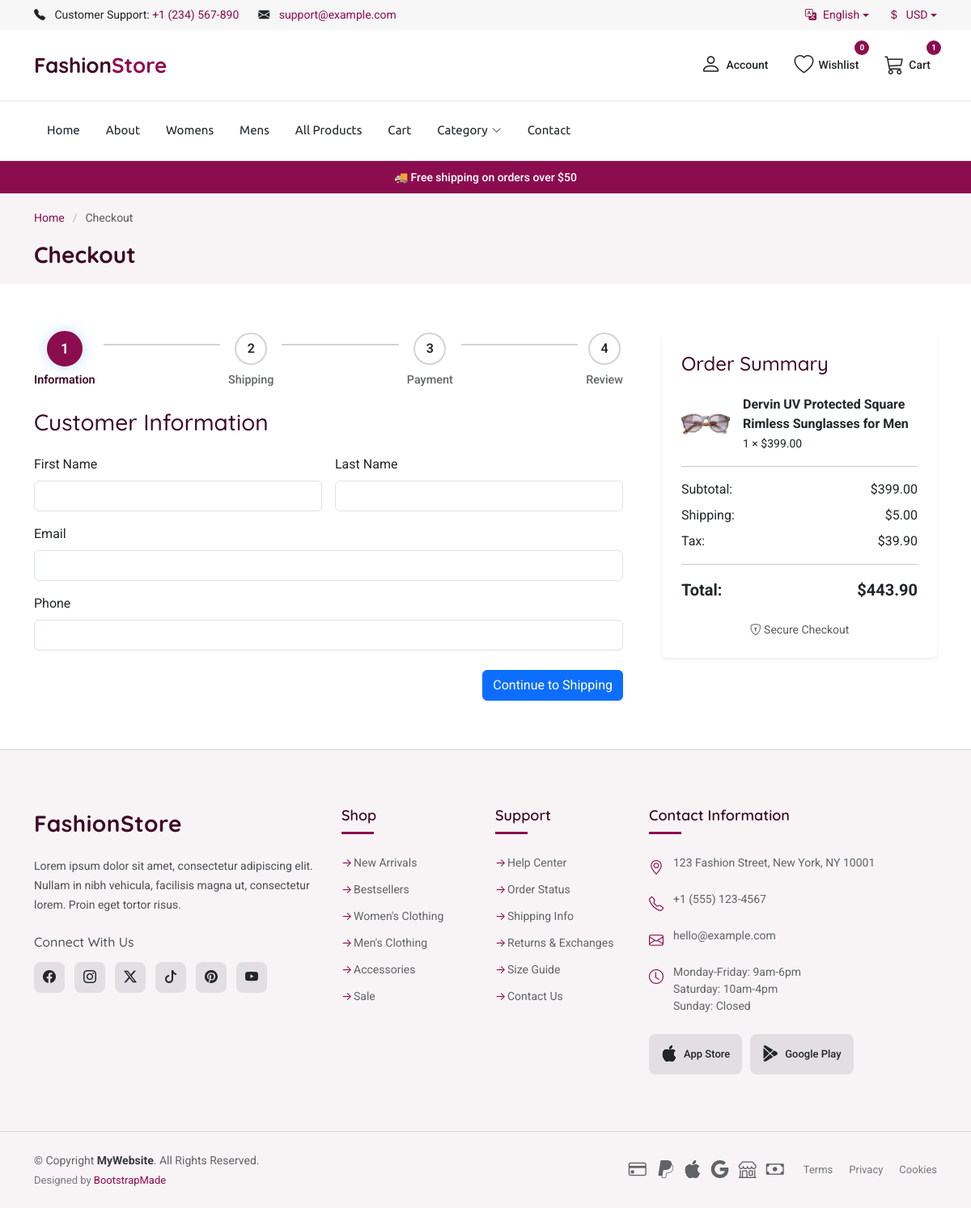
The app's page /checkout/ (signed in) with its own data.
### FashionApp/models.py (models this page shows, shortened)
class OrderItem(models.Model):
    order = models.ForeignKey(Order, on_delete=models.CASCADE, related_name='items')
    product = models.ForeignKey('Product', on_delete=models.CASCADE)
    quantity = models.PositiveIntegerField()
    price = models.DecimalField(max_digits=10, decimal_places=2)
    coupon = models.ForeignKey('Coupon', on_delete=models.SET_NULL, null=True, blank=True)
    discount_amount = models.DecimalField(max_digits=10, decimal_places=2, default=0)

class Product(models.Model):
    category = models.ForeignKey(
        'Category',
        on_delete=models.CASCADE,
        related_name='products'
    )
    sizes = models.CharField(max_length=50, blank=True)
    name = models.CharField(max_length=255)
    brand = models.ForeignKey(Brand, related_name='products', on_delete=models.SET_NULL, null=True, blank=True)
    slug = models.SlugField(unique=True, blank=True)  # allow auto slug generation
    description = models.TextField(blank=True)
    price = models.DecimalField(max_digits=10, decimal_places=2)
    discount_price = models.DecimalField(
        max_digits=10,        # total digits (including decimal places)
        decimal_places=2,     # digits after decimal point
        blank=True,           # optional
        null=True             # optional
    )
    original_price = models.DecimalField(  # NEW FIELD
        max_digits=10,
        decimal_places=2,
        blank=True,
        null=True
    )
    stock = models.PositiveIntegerField(default=0)  # Added stock field
    image = models.ImageField(upload_to='products/')
    is_available = models.BooleanField(default=True)
    is_new_arrival = models.BooleanField(default=False)
    created_at = models.DateTimeField(auto_now_add=True)

### FashionApp/views.py (the view, shortened to what this page needs)
# urls.py: path('checkout/', checkout, name='checkout'),
@login_required(login_url='login')  # 'login' is your login page URL name
def checkout(request):
    steps = {
        1: "Information",
        2: "Shipping",
        3: "Payment",
        4: "Review"
    }
    cart_items = get_cart_items(request.user)
    subtotal, tax, shipping_cost, total = calculate_totals(cart_items)
    if 'checkout_data' not in request.session:
        request.session['checkout_data'] = {}
    data = request.session['checkout_data']
    current_step = 1
    context = {
        'steps': steps,
        'current_step': current_step,
        'items': cart_items,
        'subtotal': subtotal,
        'tax': tax,
        'shipping': shipping_cost,
        'total': total,
        **data
    }
    return render(request, 'store/checkout.html', context)

### FashionApp/views.py (called while the page is built)
def get_cart_items(user):
    return OrderItem.objects.filter(order__user=user)

def calculate_totals(cart_items):
    subtotal = sum(item.product.price * item.quantity for item in cart_items)
    tax_rate = Decimal('0.10')  # 10%
    shipping_cost = Decimal('5.00') if subtotal > 0 else Decimal('0.00')
    tax = subtotal * tax_rate
    total = subtotal + tax + shipping_cost
    return subtotal, tax, shipping_cost, total

### Template/store/checkout.html (shortened to what this page needs)
{% extends 'store/base.html' %}
{% load static %}
{% block content %}
<main class="main">
  <div class="page-title light-background">
    <div class="container">
      <nav aria-label="breadcrumb" class="breadcrumbs">
        <ol class="breadcrumb">
          <li class="breadcrumb-item"><a href="{% url 'home' %}">Home</a></li>
          <li class="breadcrumb-item active" aria-current="page">Checkout</li>
        </ol>
      </nav>
      <h1 class="mt-2">Checkout</h1>
    </div>
  </div>
  <section id="checkout" class="checkout section">
    <div class="container" data-aos="fade-up" data-aos-delay="100">
      <div class="row gx-5">
        <div class="col-lg-8">
          <div class="checkout-steps mb-4" data-aos="fade-up">
            {% for step_num, step_label in steps.items %}
              <div class="step {% if current_step == step_num %}active{% endif %}" data-step="{{ step_num }}">
                <div class="step-number">
                  {{ step_num }}
                </div>
                <div class="step-title ">{{ step_label }}</div>
              </div>
              {% if not forloop.last %}
                <div class="step-connector"></div>
              {% endif %}
            {% endfor %}
          </div>
          <div class="checkout-form {% if current_step == 1 %}active{% else %}d-none{% endif %}" data-form="1">
            <form method="POST" novalidate>
              <h3 class="mb-4">Customer Information</h3>
              <div class="row g-3">
                <div class="col-md-6">
                  <label for="first_name" class="form-label">First Name</label>
                  <input id="first_name" type="text" name="first_name" class="form-control" required value="{{ first_name }}">
                </div>
                <div class="col-md-6">
                  <label for="last_name" class="form-label">Last Name</label>
                  <input id="last_name" type="text" name="last_name" class="form-control" required value="{{ last_name }}">
                </div>
              </div>
              <div class="mt-3">
                <label for="email" class="form-label">Email</label>
                <input id="email" type="email" name="email" class="form-control" required value="{{ email }}">
              </div>
              <div class="mt-3">
                <label for="phone" class="form-label">Phone</label>
                <input id="phone" type="tel" name="phone" class="form-control" required value="{{ phone }}">
              </div>
              <div class="text-end mt-4">
                <button type="submit" class="btn btn-primary next-step" name="next" value="2">Continue to Shipping</button>
              </div>
            </form>
          </div>
        </div>
        <aside class="col-lg-4">
          <div class="order-summary p-4 shadow-sm rounded" data-aos="fade-left" data-aos-delay="200">
            <h4 class="mb-4">Order Summary</h4>
            <div class="order-items mb-3">
              {% for item in items %}
                <div class="order-item d-flex align-items-center mb-3">
                  <img src="{{ item.product.image.url }}" alt="{{ item.product.name }}" width="60" height="60" class="me-3 rounded">
                  <div>
                    <strong>{{ item.product.name }}</strong><br>
                    <small>{{ item.quantity }} × ${{ item.price|floatformat:2 }}</small>
                  </div>
                </div>
              {% empty %}
                <p>Your cart is empty.</p>
              {% endfor %}
            </div>
            <hr>
            <div class="d-flex justify-content-between mb-2">
              <span>Subtotal:</span>
              <span>${{ subtotal|floatformat:2 }}</span>
            </div>
            <div class="d-flex justify-content-between mb-2">
              <span>Shipping:</span>
              <span>${{ shipping|floatformat:2 }}</span>
            </div>
            <div class="d-flex justify-content-between mb-3">
              <span>Tax:</span>
              <span>${{ tax|floatformat:2 }}</span>
            </div>
            <hr>
            <div class="d-flex justify-content-between fw-bold fs-5">
              <span>Total:</span>
              <span>${{ total|floatformat:2 }}</span>
            </div>
            <div class="secure-checkout text-center mt-4 text-muted small">
              <i class="bi bi-shield-lock"></i> Secure Checkout
            </div>
          </div>
        </aside>
      </div>
    </div>
  </section>
</main>
{% endblock %}

### records on screen
OrderItem: product.image (picture), product.name "Dervin UV Protected Square Rimless Sunglasses for Men", quantity "1", price "399.00"

### other values on screen
{{ wishlist_count }} "0"
{{ cart_count }} "1"
{{ step_num }} "1" "2" "3" "4"
{{ step_label }} "Information" "Shipping" "Payment" "Review"
{{ subtotal|floatformat:2 }} "399.00"
{{ shipping|floatformat:2 }} "5.00"
{{ tax|floatformat:2 }} "39.90"
{{ total|floatformat:2 }} "443.90"
